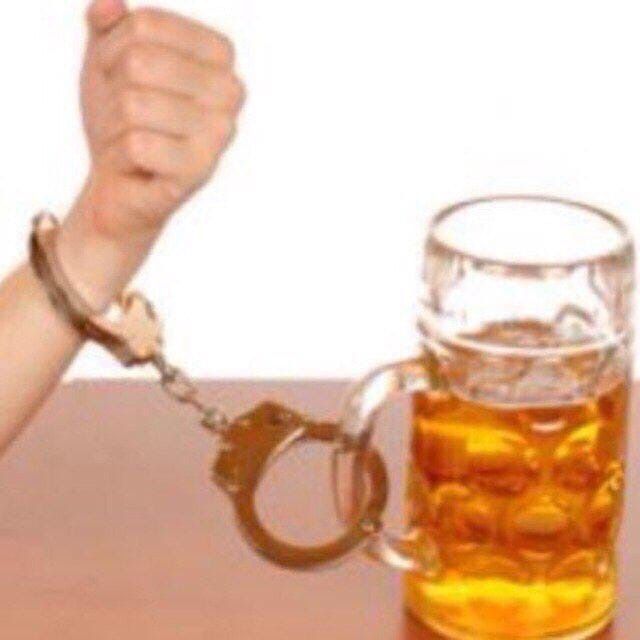
#> input picture resources/inbox/New folder/1be8ecc05907dd4e9388ba110737599f.jpg, 640 x 640 px
$ python cutout.py '../resources/inbox/New folder/1be8ecc05907dd4e9388ba110737599f.jpg' out.png
#> lines starting #> are read from the running program, lines starting #| are printed output that depends on the picture; after the words box and inside, x2 and y2 are one past the last pixel; in counts of white or black regions, pixels touching at a corner belong together
#> in main, img is the input picture: PIL image 640x640 RGB; mean R, G, B 226.4, 190.9, 167.4
"""Cut a sticker out of a flat-background photo and save it as a trimmed WebP.

    python scripts/cutout.py IN OUT [--mode flood|rembg] [--tol 40] [--split]
                             [--crop T,R,B,L] [--max 480] [--min-area 0.002]

flood  (default) treats the border colour as background and floods it in from
       the edges, so enclosed light areas inside the sticker survive. Edge
       pixels are de-fringed against the background colour.
rembg  runs the u2net matting model, for backgrounds that are not one flat
       colour (patterns, checkerboards, low contrast).
--split saves every separate piece as OUT-01.webp, OUT-02.webp, ... (a sticker
       sheet, a set of worms), ordered top-left to bottom-right.
--crop strips pixels off the edges first (screenshot chrome).
"""

import argparse
import os
import sys

import numpy as np
from PIL import Image, ImageFilter
from scipy import ndimage


def flood_alpha(rgb: np.ndarray, tol: float) -> np.ndarray:
#> called with tol = 40
    h, w, _ = rgb.shape
#> h = 640; w = 640
    ring = np.concatenate([rgb[:4].reshape(-1, 3), rgb[-4:].reshape(-1, 3), rgb[:, :4].reshape(-1, 3), rgb[:, -4:].reshape(-1, 3)])
    bg = np.median(ring, axis=0)
#> bg = [247, 201, 175]
    dist = np.abs(rgb - bg).max(axis=2)
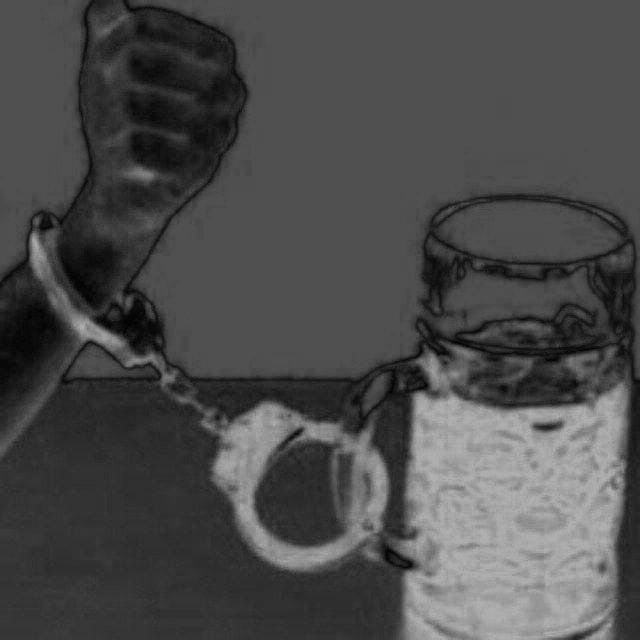
#> dist: shape (640, 640) float32; min 0, max 179, mean 75.6
    candidate = dist < tol
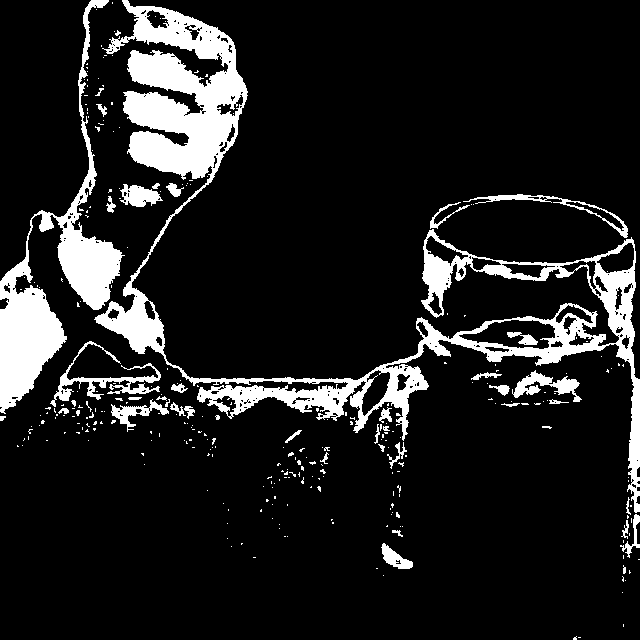
#> candidate: shape (640, 640) bool; 12.3% white; 305 white regions (265 under 20 px), largest, box (x1, y1, x2, y2) and area: (94, 0, 640, 513) 31547, (0, 0, 125, 414) 11082, (50, 341, 161, 407) 1377
    labels, n = ndimage.label(candidate)
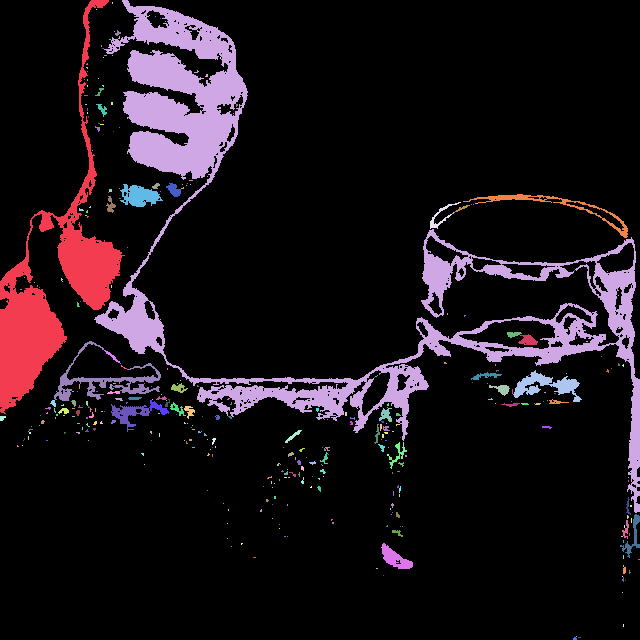
#> labels: shape (640, 640) int32; 378 distinct labels, from 0 to 377; one colour per label, 0 black
#> n = 377
    border = set(np.unique(labels[0])) | set(np.unique(labels[-1])) | set(np.unique(labels[:, 0])) | set(np.unique(labels[:, -1]))
#> border = 7 items
    border.discard(0)
    background = np.isin(labels, list(border))
#> background: shape (640, 640) bool; 10.5% white; 6 white regions (2 under 20 px), largest, box (x1, y1, x2, y2) and area: (94, 0, 640, 513) 31500, (0, 0, 125, 414) 11082, (620, 514, 640, 558) 221, (0, 416, 6, 421) 23
    alpha = (~background).astype(np.float32)
    # soft edge: inside the flood boundary, ramp alpha with colour distance
    edge = ndimage.binary_dilation(background, iterations=1) & ~background
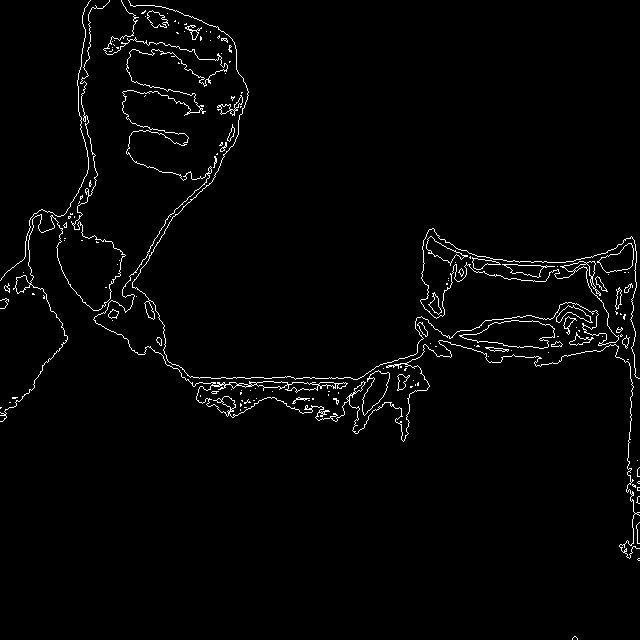
#> edge: shape (640, 640) bool; 2.1% white in thin lines or dots
    ramp = np.clip((dist - tol * 0.5) / (tol * 0.5), 0, 1)
    alpha[edge] = np.maximum(ramp[edge], 0.35)
    alpha = np.asarray(Image.fromarray((alpha * 255).astype(np.uint8)).filter(ImageFilter.GaussianBlur(0.6))) / 255.0
    alpha[background & ~edge] = 0
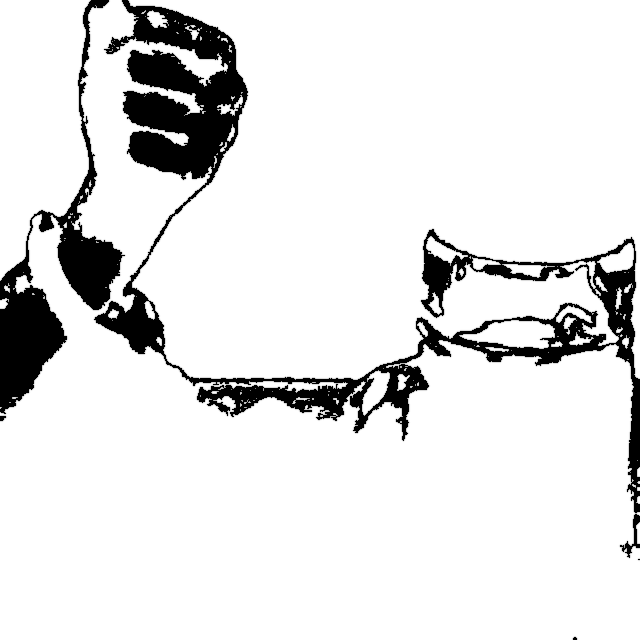
#> alpha: shape (640, 640) float64; min 0, max 1, mean 0.891
    # de-fringe: remove the background colour mixed into partially covered pixels
    a = alpha[..., None]
    rgb_clean = np.where(a > 0.02, (rgb - (1 - a) * bg) / np.maximum(a, 0.02), rgb)
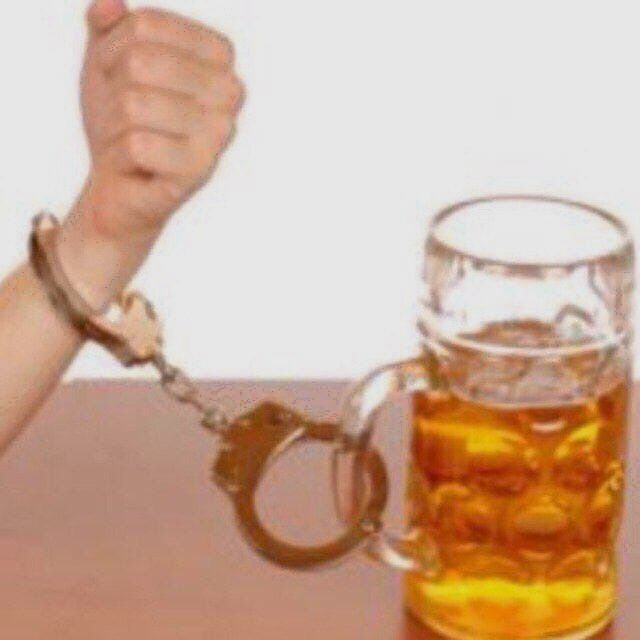
#> rgb_clean: shape (640, 640, 3) float64; mean of channels 0, 1, 2 226.2, 190.8, 167.3; drawn with min black and max white
    return np.clip(rgb_clean, 0, 255), alpha


def rembg_alpha(img: Image.Image):
    from rembg import new_session, remove

    out = remove(img, session=new_session("isnet-general-use"), post_process_mask=True)
    arr = np.asarray(out.convert("RGBA")).astype(np.float32)
    return arr[..., :3], arr[..., 3] / 255.0


def trim(rgba: Image.Image, pad: int = 2) -> Image.Image:
    box = rgba.getchannel("A").point(lambda v: 255 if v > 8 else 0).getbbox()
    if not box:
        return rgba
    l, t, r, b = box
    return rgba.crop((max(0, l - pad), max(0, t - pad), min(rgba.width, r + pad), min(rgba.height, b + pad)))


def save(rgba: Image.Image, path: str, max_side: int) -> None:
    rgba = trim(rgba)
    if max(rgba.size) > max_side:
        rgba.thumbnail((max_side, max_side), Image.LANCZOS)
    os.makedirs(os.path.dirname(path) or ".", exist_ok=True)
    rgba.save(path, "WEBP", quality=90, method=6)
    print(f"{path}  {rgba.width}x{rgba.height}  {os.path.getsize(path) // 1024}KB")


def main() -> None:
    p = argparse.ArgumentParser()
    p.add_argument("src")
    p.add_argument("out")
    p.add_argument("--mode", choices=["flood", "rembg"], default="flood")
    p.add_argument("--tol", type=float, default=40)
    p.add_argument("--split", action="store_true")
    p.add_argument("--crop", default="0,0,0,0", help="top,right,bottom,left pixels to strip first")
    p.add_argument("--max", type=int, default=480, help="longest side of the output")
    p.add_argument("--min-area", type=float, default=0.002, help="drop pieces smaller than this fraction of the image")
    a = p.parse_args()

    img = Image.open(a.src).convert("RGB")
    t, r, b, l = (int(v) for v in a.crop.split(","))
    if any((t, r, b, l)):
        img = img.crop((l, t, img.width - r, img.height - b))
    rgb = np.asarray(img).astype(np.float32)

    if a.mode == "rembg":
        rgb, alpha = rembg_alpha(img)
    else:
        rgb, alpha = flood_alpha(rgb, a.tol)

    rgba = np.dstack([rgb, alpha * 255]).astype(np.uint8)
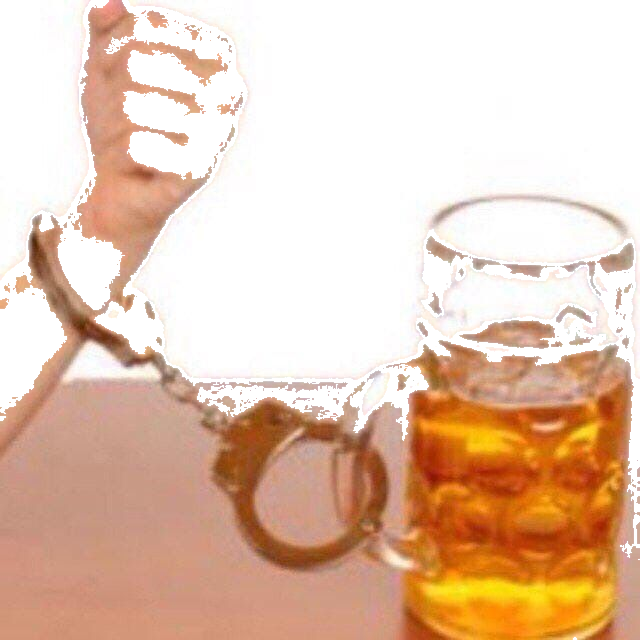
#> rgba: shape (640, 640, 4); mean R, G, B, A 226.2, 190.7, 167.3, 227.2; transparent parts drawn white
    im = Image.fromarray(rgba, "RGBA")

    if not a.split:
        save(im, a.out, a.max)
#> in trim, `box = rgba.getchannel("A").point(lambda v: 255 if v > 8 else 0).getbbo..`: box = (0, 0, 640, 640)
#> in trim, `l, t, r, b = box`: l = 0; r = 640
#| out.png  480x480  53KB
        return

    solid = alpha > 0.3
    solid = ndimage.binary_dilation(solid, iterations=6)
    labels, n = ndimage.label(solid)
    pieces = []
    for i in range(1, n + 1):
        ys, xs = np.where(labels == i)
        if len(ys) < a.min_area * alpha.size:
            continue
        pieces.append((ys.min(), xs.min(), ys.max(), xs.max()))
    # order top-left to bottom-right, in bands
    pieces.sort(key=lambda bb: (round(bb[0] / (im.height / 3)), bb[1]))
    root, ext = os.path.splitext(a.out)
    for k, (y0, x0, y1, x1) in enumerate(pieces, 1):
        save(im.crop((x0, y0, x1 + 1, y1 + 1)), f"{root}-{k:02d}{ext}", a.max)
    if not pieces:
        sys.exit("no pieces found")


if __name__ == "__main__":
    main()

$ run again, on resources/inbox/New folder/download.jfif
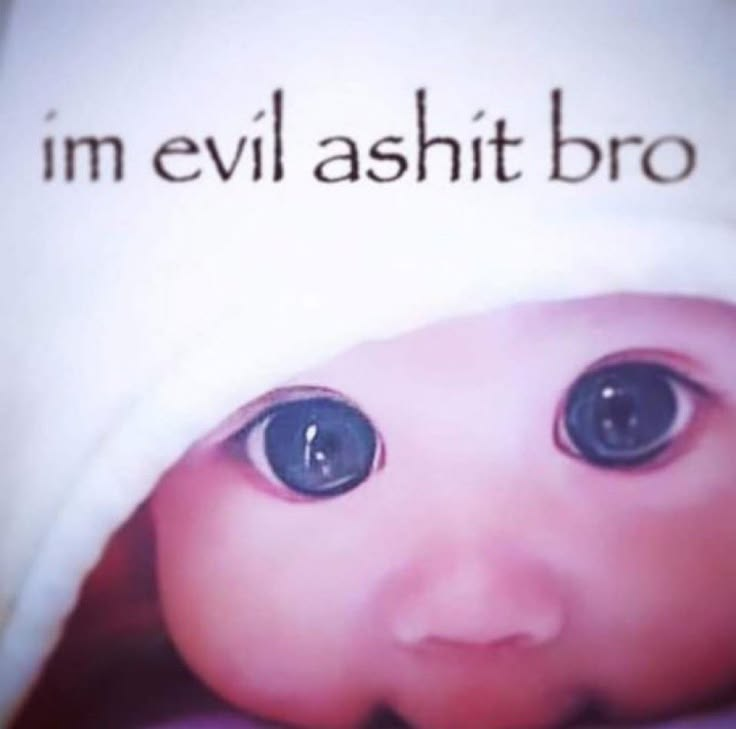
#> input picture resources/inbox/New folder/download.jfif, 736 x 729 px
#> in main, img is the input picture: PIL image 736x729 RGB; mean R, G, B 198.2, 176.4, 201.5
#> bg = [176, 171, 202]
#> candidate: shape (729, 736) bool; 18.1% white; 74 white regions (38 under 20 px), largest, box (x1, y1, x2, y2) and area: (196, 282, 736, 667) 40945, (567, 0, 736, 192) 17424, (0, 384, 387, 661) 16208
#> labels: shape (729, 736) int32; 130 distinct labels, from 0 to 129
#> n = 129
#> border = 6 items
#> background: shape (729, 736) bool; 16.7% white; 5 white regions, box (x1, y1, x2, y2) and area: (196, 282, 736, 667) 40531, (567, 0, 736, 192) 17407, (0, 384, 386, 661) 16154, (0, 0, 179, 185) 14669, (707, 200, 736, 233) 594
#> edge: shape (729, 736) bool; 1.2% white in thin lines or dots
#> in main, `rgba = np.dstack([rgb, alpha * 255]).astype(np.uint8)`:
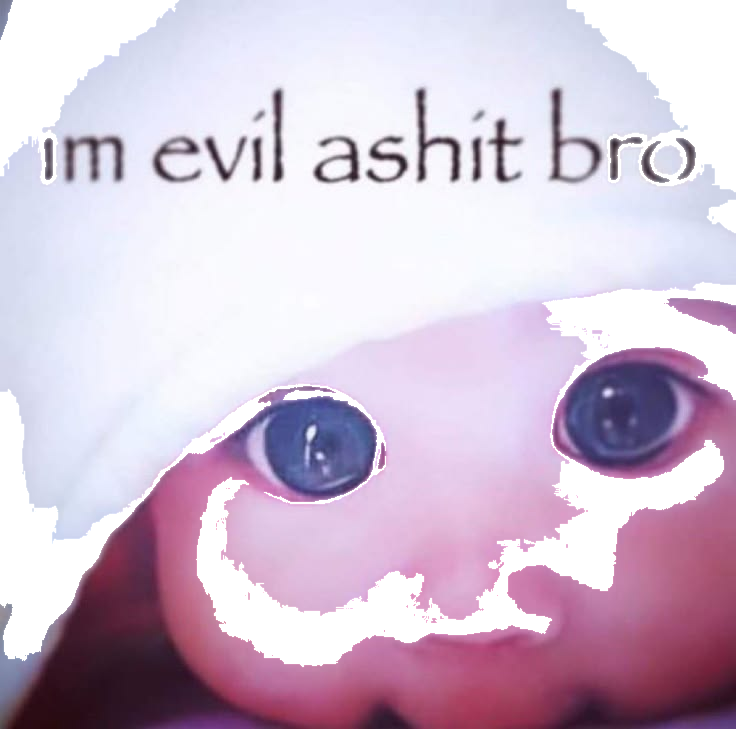
#> rgba: shape (729, 736, 4); mean R, G, B, A 198.3, 176.4, 201.5, 211.9; transparent parts drawn white
#> box = (0, 0, 736, 729)
#> l = 0; r = 736; b = 729
#| out.png  480x475  39KB
